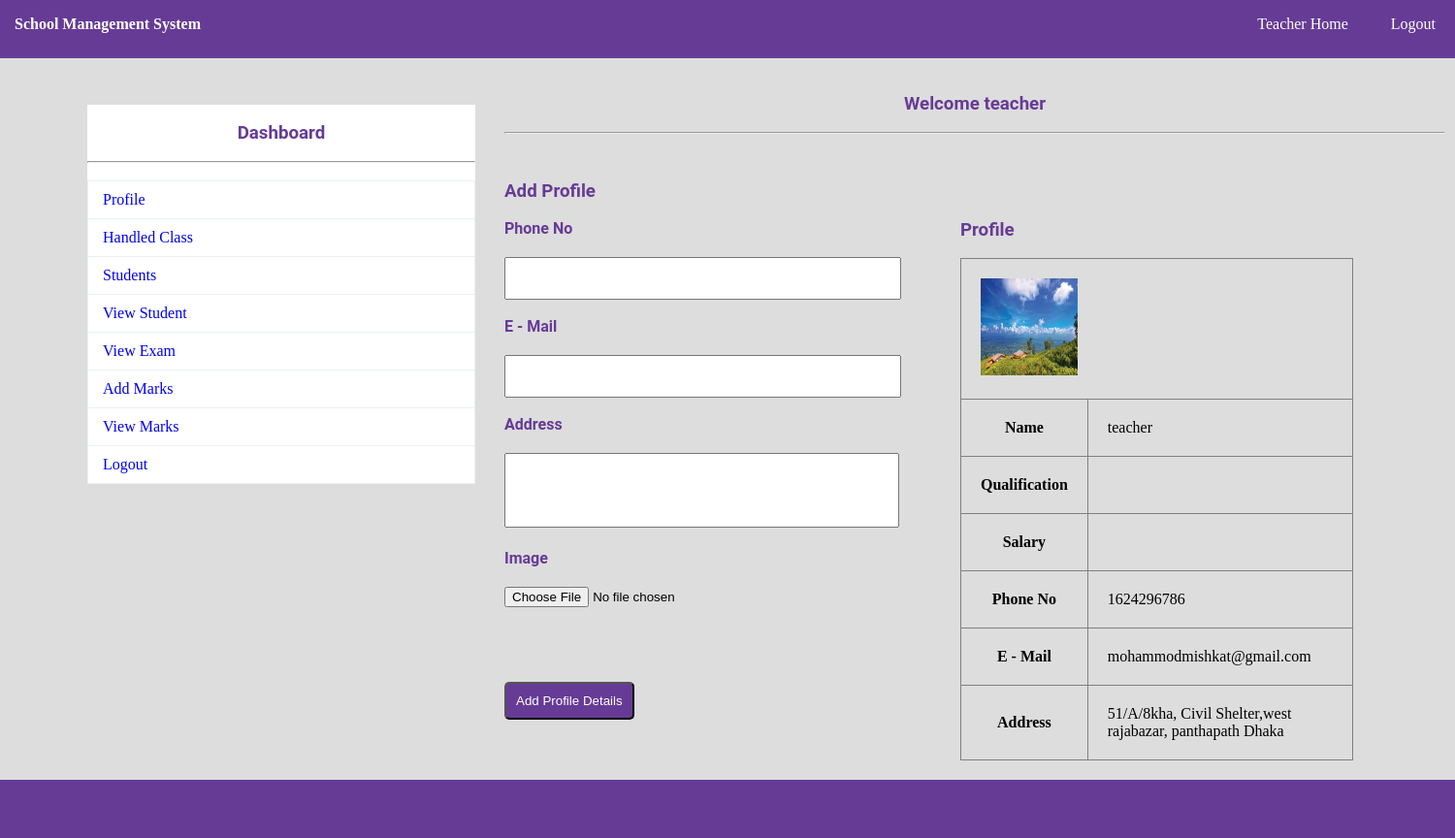
The app's page /teacher_home.php (signed in) with its own data.
### tables this page shows
CREATE TABLE `staff` (
  `TID` int(11) NOT NULL,
  `TNAME` varchar(150) NOT NULL,
  `TPASS` varchar(150) NOT NULL,
  `QUAL` varchar(150) NOT NULL,
  `SAL` varchar(150) NOT NULL,
  `PNO` varchar(100) NOT NULL,
  `MAIL` varchar(150) NOT NULL,
  `PADDR` text NOT NULL,
  `IMG` varchar(150) NOT NULL
);

### teacher_home.php (the view, shortened to what this page needs)
<?php
	include"database.php";
	$sql="SELECT * FROM staff WHERE TID={$_SESSION["TID"]}";
		$res=$db->query($sql);
		if($res->num_rows>0)
		{
			$row=$res->fetch_assoc();
		}
?>
<!DOCTYPE html>
<html>
	<head>
		<link rel="stylesheet" type="text/css" href="css/style.css">
	</head>
	<body>
		<?php include"navbar.php";?><br>
			<div id="section">
				<?php include"sidebar.php";?><br>
					<h3 class="text">Welcome <?php echo $_SESSION["TNAME"]; ?></h3><br><hr><br>
				<div class="content">
					<h3>Add Profile</h3><br>
					<div class="lbox1">
					<form  enctype="multipart/form-data" role="form"  method="post" action="<?php echo $_SERVER["PHP_SELF"];?>">
							<label>  Phone No</label><br>
							<input type="text" maxlength="10" required class="input3" name="pno"><br><br>
							<label>  E - Mail</label><br>
							<input type="email"  class="input3" required name="mail"><br><br>
							<label>  Address</label><br>
							<textarea rows="5" name="addr"></textarea><br><br>
							<label> Image</label><br>
							<input type="file"  class="input3" required name="img"><br><br>
						<button type="submit" class="btn" name="submit">Add Profile Details</button>
						</form>
					</div>
					<div class="rbox1">
					<h3> Profile</h3><br>
						<table border="1px">
							<tr><td colspan="2"><img src="<?php echo $row["IMG"] ?>" height="100" width="100" alt="upload Pending"></td></tr>
							<tr><th>Name </th> <td><?php echo $row["TNAME"] ?> </td></tr>
							<tr><th>Qualification </th> <td><?php echo $row["QUAL"] ?>  </td></tr>
							<tr><th>Salary </th> <td> <?php echo $row["SAL"] ?>  </td></tr>
							<tr><th>Phone No </th> <td> <?php echo $row["PNO"] ?> </td></tr>
							<tr><th>E - Mail </th> <td> <?php echo $row["MAIL"] ?> </td></tr>
							<tr><th>Address </th> <td> <?php echo $row["PADDR"] ?> </td></tr>
						</table>
					</div>
				</div>
			</div>
				<?php include"footer.php";?>
	</body>
</html>

### css/style.css (style rules this page uses)
* { padding:0px; margin:0px; }
html { background:#dddddd; }
h1,h2,h3,h4,h5,h6,label { font-family:roboto; color:#663b95; }
.btn { border-radius:5px; padding:10px; background:#663b95; color:white; margin-top:40px; }
label { font-weight:bold; }
.text { text-align:center; }
#section { height:auto; width:1400px; margin-left:90px; font-family:cambria; }
.content { margin-top:30px; height:auto; width:900px; float:left; }
tr,td,th { padding:20px; }
.input3 { width:90%; height:40px; margin-top:20px; }
table { border-collapse:collapse; }
.lbox1 { width:50%; margin-right:20px; float:left; }
.rbox1 { width:45%; float:left; }
.rbox1 table { width:100%; }
textarea { resize:none;width:90%;margin-top:20px; }

### records on screen
staff: IMG (picture), TNAME "teacher", PNO "1624296786", MAIL "mohammodmishkat@gmail.com", PADDR "51/A/8kha, Civil Shelter,west rajabazar, panthapath Dhaka"

### other values on screen
$_SESSION["TNAME"] "teacher"
